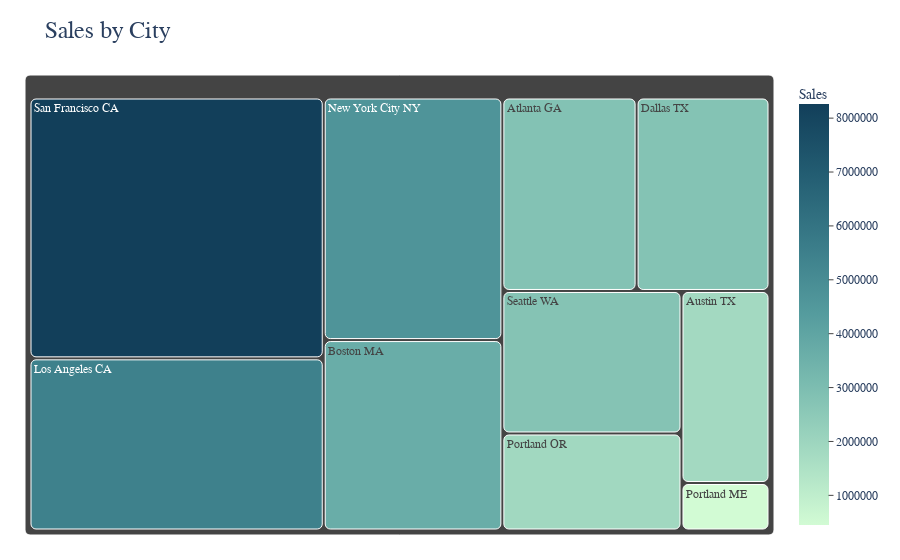

Notebook cell for this chart:
### Markdown cell above
### 4. What city has the most revenue?

### Code cell
city_sales = maindf.groupby('City State')['Sales'].sum()
city_data = city_sales.reset_index()
total_sales = city_data['Sales'].sum()
city_data['Percentage Contribution'] = (city_data['Sales'] / total_sales) * 100

hover_template = (
    "<b>%{label}</b><br>"
    "Sales: $%{value:,.2f}<br>"
    "Percentage Contribution: %{customdata[0]:.2f}%<br>"
)


fig = px.treemap(
    city_data,
    path=["City State"],
    values="Sales",
    color="Sales",
    color_continuous_scale="darkmint",
    title="Sales by City",
)


fig.data[0].customdata = city_data[["Percentage Contribution"]].values


fig.update_traces(
    hovertemplate=hover_template,
    hoverinfo="skip",
    marker=dict(cornerradius=5)
)


fig.update_layout(
    margin=dict(t=75, l=25, r=25, b=25),
    title_font=dict(size=24, family="Arial Black"),
    font_family="Arial Black", 
    coloraxis_colorbar=dict(
        title="Sales",
        ticks="outside",
        tickformat=",.f"
    ),
    height=500
)

fig.show()

### Figure 1 — Plotly figure (JSON) as saved in the notebook; plotly's stock layout.template omitted (floating-point values rounded to 4 significant figures)
{"data": [{"branchvalues": "total", "customdata": [[8.105], [5.275], [10.62], [8.025], [15.81], [13.52], [1.304], [5.424], [23.95], [7.966]], "domain": {"x": [0, 1], "y": [0, 1]}, "hoverinfo": "skip", "hovertemplate": "<b>%{label}</b><br>Sales: $%{value:,.2f}<br>Percentage Contribution: %{customdata[0]:.2f}%<br>", "ids": ["Atlanta GA", "Austin TX", "Boston MA", "Dallas TX", "Los Angeles CA", "New York City NY", "Portland ME", "Portland OR", "San Francisco CA", "Seattle WA"], "labels": ["Atlanta GA", "Austin TX", "Boston MA", "Dallas TX", "Los Angeles CA", "New York City NY", "Portland ME", "Portland OR", "San Francisco CA", "Seattle WA"], "marker": {"coloraxis": "coloraxis", "colors": [2795000.0, 1820000.0, 3662000.0, 2768000.0, 5453000.0, 4664000.0, 449800.0, 1871000.0, 8262000.0, 2748000.0], "cornerradius": 5}, "name": "", "parents": ["", "", "", "", "", "", "", "", "", ""], "type": "treemap", "values": [2795000.0, 1820000.0, 3662000.0, 2768000.0, 5453000.0, 4664000.0, 449800.0, 1871000.0, 8262000.0, 2748000.0]}], "layout": {"autosize": true, "coloraxis": {"colorbar": {"tickformat": ",.f", "ticks": "outside", "title": {"text": "Sales"}}, "colorscale": [[0, "rgb(210, 251, 212)"], [0.1667, "rgb(165, 219, 194)"], [0.3333, "rgb(123, 188, 176)"], [0.5, "rgb(85, 156, 158)"], [0.6667, "rgb(58, 124, 137)"], [0.8333, "rgb(35, 93, 114)"], [1, "rgb(18, 63, 90)"]]}, "font": {"family": "Arial Black"}, "legend": {"tracegroupgap": 0}, "margin": {"b": 25, "l": 25, "r": 25, "t": 75}, "title": {"font": {"family": "Arial Black", "size": 24}, "text": "Sales by City"}}}
